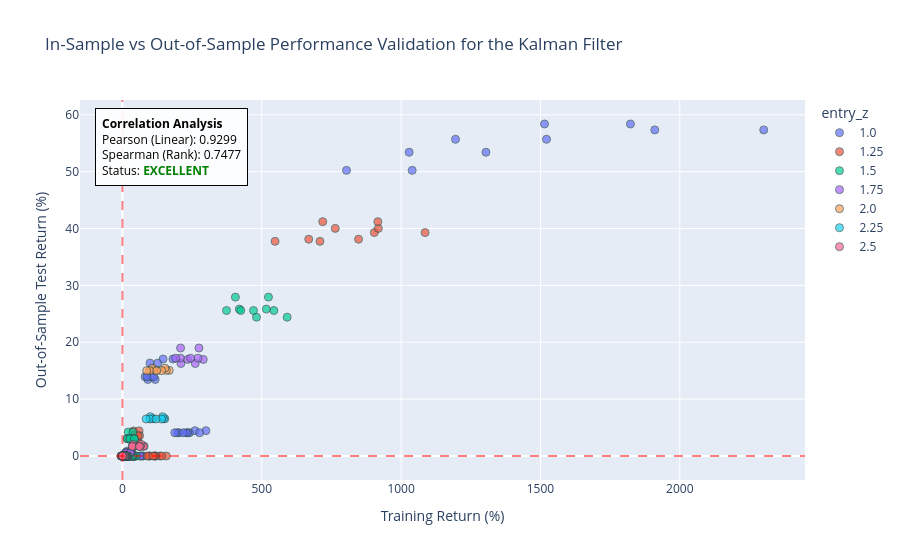

Notebook code cell kept with this figure:
### Code cell
# ==============================================================================
# 1. HYPERPARAMETER GRID FOR KALMAN FILTER STRATEGY
# ==============================================================================
kalman_param_grid = {
    'entry_z': [1.0, 1.25, 1.5, 1.75, 2.0, 2.25, 2.5],
    'exit_z': config['grids']['kalman']['exit_z'],
    'stop_loss_z': config['grids']['kalman']['stop_loss_z'],
    'delta': config['grids']['kalman']['delta'],        
    'obs_variance': config['grids']['kalman']['obs_variance']        
}

# ==============================================================================
# 2. INITIALIZE AND EXECUTE MODULAR BACKTEST
# ==============================================================================
kalman_backtest = PairsBacktest(
    ticker_x=ticker_x,
    ticker_y=ticker_y,
    start_date=str(start_date),
    end_date_train=str(end_date_train),
    start_date_test=str(start_date_test),
    end_date=str(end_date),
    strategy_cls=KalmanZScoreStrategy,
    strategy_param_grid=kalman_param_grid,
    show_heatmaps=True,
    transaction_cost=t_cost,
    compounding=is_compounding,
    target_metric=metric_to_use,
    strategy_name=strategy_name_KF
)

kalman_train_df, kalman_test_df = kalman_backtest.execute_pipeline()

if kalman_train_df is not None:
    print(f"\n EVALUATING IN-SAMPLE REGIMES - {ticker_x} x {ticker_y}")
    evaluate_stationarity_regimes(kalman_train_df, strategy_name_KF, is_compounding)

if kalman_test_df is not None:
    print(f"\n EVALUATING OUT-OF-SAMPLE REGIMES - {ticker_x} x {ticker_y}")
    evaluate_stationarity_regimes(kalman_test_df, strategy_name_KF, is_compounding)

### Figure 1 — Plotly figure (JSON) as saved in the notebook; plotly's stock layout.template omitted (floating-point values rounded to 4 significant figures; data arrays with more than 128 entries replaced by an {"elided": "..."} marker saying what was removed)
{"data": [{"customdata": {"elided": "60x6 mixed values"}, "hovertemplate": "entry_z=%{customdata[1]}<br>Training Return (%)=%{x}<br>Out-of-Sample Test Return (%)=%{y}<br>exit_z=%{customdata[2]}<br>stop_loss_z=%{customdata[3]}<br>delta=%{customdata[4]}<br>obs_variance=%{customdata[5]}<extra></extra>", "legendgroup": "1.0", "marker": {"color": "#636efa", "line": {"color": "DarkSlateGrey", "width": 1}, "opacity": 0.7, "size": 8, "symbol": "circle"}, "mode": "markers", "name": "1.0", "orientation": "v", "showlegend": true, "type": "scatter", "x": [1910.0, 145.9, 260.3, 73.21, 17.34, 10.39, 2301.0, 181.3, 299.7, 73.21, 17.34, 10.39, 1514.0, 98.77, 240.6, 63.98, 16.41, 10.2, 1823.0, 126.2, 277.1, 63.98, 16.41, 10.2, 1195.0, 91.28, 202.5, 46.32, 14.67, 8.598, 1522.0, 117.6, 234.5, 46.32, 14.67, 8.598, 1029.0, 81.33, 197.4, 41.38, 14.67, 8.598, 1305.0, 103.8, 228.8, 41.38, 14.67, 8.598, 804.1, 89.03, 187.7, 38.22, 14.67, 8.598, 1040.0, 112.5, 218.1, 38.22, 14.67, 8.598], "xaxis": "x", "y": [57.34, 17.05, 4.452, 0, 0, 0, 57.34, 17.05, 4.452, 0, 0, 0, 58.38, 16.33, 4.089, 0, 0, 0, 58.38, 16.33, 4.089, 0, 0, 0, 55.69, 13.46, 4.089, 0, 0, 0, 55.69, 13.46, 4.089, 0, 0, 0, 53.41, 13.93, 4.089, 0, 0, 0, 53.41, 13.93, 4.089, 0, 0, 0, 50.22, 13.93, 4.089, 0, 0, 0, 50.22, 13.93, 4.089, 0, 0, 0], "yaxis": "y"}, {"customdata": {"elided": "60x6 mixed values"}, "hovertemplate": "entry_z=%{customdata[1]}<br>Training Return (%)=%{x}<br>Out-of-Sample Test Return (%)=%{y}<br>exit_z=%{customdata[2]}<br>stop_loss_z=%{customdata[3]}<br>delta=%{customdata[4]}<br>obs_variance=%{customdata[5]}<extra></extra>", "legendgroup": "1.25", "marker": {"color": "#EF553B", "line": {"color": "DarkSlateGrey", "width": 1}, "opacity": 0.7, "size": 8, "symbol": "circle"}, "mode": "markers", "name": "1.25", "orientation": "v", "showlegend": true, "type": "scatter", "x": [903.9, 39.8, 133.7, 43.89, 7.47, -0.2598, 1086.0, 59.8, 157.4, 43.89, 7.47, -0.2598, 763.6, 31.69, 118.8, 33.6, 7.281, -0.4326, 918.2, 49.76, 140.9, 33.6, 7.281, -0.4326, 718.7, 36.48, 98.28, 30.05, 5.679, -0.4326, 916.4, 55.24, 118.4, 30.05, 5.679, -0.4326, 668.5, 43.79, 96.03, 24.92, 5.679, -0.4326, 847.3, 61.63, 115.9, 24.92, 5.679, -0.4326, 547.6, 39.01, 90.24, 24.2, 5.679, -0.4326, 708.8, 56.26, 109.5, 24.2, 5.679, -0.4326], "xaxis": "x", "y": [39.28, 4.413, 0, 0, 0, 0, 39.28, 4.413, 0, 0, 0, 0, 40.02, 3.252, 0, 0, 0, 0, 40.02, 3.252, 0, 0, 0, 0, 41.2, 2.637, 0, 0, 0, 0, 41.2, 2.637, 0, 0, 0, 0, 38.12, 3.571, 0, 0, 0, 0, 38.12, 3.571, 0, 0, 0, 0, 37.74, 3.571, 0, 0, 0, 0, 37.74, 3.571, 0, 0, 0, 0], "yaxis": "y"}, {"customdata": {"elided": "60x6 mixed values"}, "hovertemplate": "entry_z=%{customdata[1]}<br>Training Return (%)=%{x}<br>Out-of-Sample Test Return (%)=%{y}<br>exit_z=%{customdata[2]}<br>stop_loss_z=%{customdata[3]}<br>delta=%{customdata[4]}<br>obs_variance=%{customdata[5]}<extra></extra>", "legendgroup": "1.5", "marker": {"color": "#00cc96", "line": {"color": "DarkSlateGrey", "width": 1}, "opacity": 0.7, "size": 8, "symbol": "circle"}, "mode": "markers", "name": "1.5", "orientation": "v", "showlegend": true, "type": "scatter", "x": [481.2, 20.67, 36.12, 22.53, -0.2595, -0.2598, 591.0, 37.79, 49.91, 22.53, -0.2595, -0.2598, 419.4, 16.77, 28.89, 20.19, -0.4348, -0.4326, 516.4, 32.72, 41.94, 20.19, -0.4348, -0.4326, 405.4, 18.18, 23.94, 20.19, -0.4348, -0.4326, 524.0, 34.27, 36.49, 20.19, -0.4348, -0.4326, 424.8, 27.19, 24.06, 19.5, -0.4348, -0.4326, 543.4, 42.81, 36.63, 19.5, -0.4348, -0.4326, 373.5, 26.8, 19.42, 19.5, -0.4348, -0.4326, 470.4, 42.38, 31.51, 19.5, -0.4348, -0.4326], "xaxis": "x", "y": [24.41, 4.201, 0, 0, 0, 0, 24.41, 4.201, 0, 0, 0, 0, 25.83, 3.043, 0, 0, 0, 0, 25.83, 3.043, 0, 0, 0, 0, 27.94, 3.043, 0, 0, 0, 0, 27.94, 3.043, 0, 0, 0, 0, 25.58, 3.043, 0, 0, 0, 0, 25.58, 3.043, 0, 0, 0, 0, 25.58, 3.043, 0, 0, 0, 0, 25.58, 3.043, 0, 0, 0, 0], "yaxis": "y"}, {"customdata": {"elided": "60x6 mixed values"}, "hovertemplate": "entry_z=%{customdata[1]}<br>Training Return (%)=%{x}<br>Out-of-Sample Test Return (%)=%{y}<br>exit_z=%{customdata[2]}<br>stop_loss_z=%{customdata[3]}<br>delta=%{customdata[4]}<br>obs_variance=%{customdata[5]}<extra></extra>", "legendgroup": "1.75", "marker": {"color": "#ab63fa", "line": {"color": "DarkSlateGrey", "width": 1}, "opacity": 0.7, "size": 8, "symbol": "circle"}, "mode": "markers", "name": "1.75", "orientation": "v", "showlegend": true, "type": "scatter", "x": [233.7, 16.23, 11.91, 18.35, 0, 0, 290.0, 32.72, 23.25, 18.35, 0, 0, 209.9, 14.84, 9.805, 16.18, 0, 0, 261.4, 30.53, 20.93, 16.18, 0, 0, 208.6, 10.58, 5.725, 16.18, 0, 0, 274.5, 25.64, 16.43, 16.18, 0, 0, 208.0, 14.06, 5.832, 15.58, 0, 0, 271.0, 28.08, 16.55, 15.58, 0, 0, 191.0, 13.42, 4.689, 15.58, 0, 0, 244.5, 27.36, 15.29, 15.58, 0, 0], "xaxis": "x", "y": [16.98, 0.8303, 0, 0, 0, 0, 16.98, 0.8303, 0, 0, 0, 0, 16.27, 0.5847, 0, 0, 0, 0, 16.27, 0.5847, 0, 0, 0, 0, 18.99, 0.5847, 0, 0, 0, 0, 18.99, 0.5847, 0, 0, 0, 0, 17.19, 0.5847, 0, 0, 0, 0, 17.19, 0.5847, 0, 0, 0, 0, 17.19, 0.5847, 0, 0, 0, 0, 17.19, 0.5847, 0, 0, 0, 0], "yaxis": "y"}, {"customdata": {"elided": "60x6 mixed values"}, "hovertemplate": "entry_z=%{customdata[1]}<br>Training Return (%)=%{x}<br>Out-of-Sample Test Return (%)=%{y}<br>exit_z=%{customdata[2]}<br>stop_loss_z=%{customdata[3]}<br>delta=%{customdata[4]}<br>obs_variance=%{customdata[5]}<extra></extra>", "legendgroup": "2.0", "marker": {"color": "#FFA15A", "line": {"color": "DarkSlateGrey", "width": 1}, "opacity": 0.7, "size": 8, "symbol": "circle"}, "mode": "markers", "name": "2.0", "orientation": "v", "showlegend": true, "type": "scatter", "x": [122.3, 4.988, 4.802, 13.98, 0, 0, 168.0, 20.86, 15.41, 13.98, 0, 0, 113.8, 4.776, 5.485, 11.89, 0, 0, 157.4, 18.87, 16.17, 11.89, 0, 0, 106.6, 4.043, 2.098, 11.89, 0, 0, 152.6, 17.99, 12.44, 11.89, 0, 0, 98.2, 4.297, 2.584, 11.32, 0, 0, 140.5, 16.44, 12.97, 11.32, 0, 0, 87.03, 3.724, 2.122, 11.32, 0, 0, 123.0, 15.8, 12.46, 11.32, 0, 0], "xaxis": "x", "y": [15.06, 0, 0, 0, 0, 0, 15.06, 0, 0, 0, 0, 0, 15.06, 0, 0, 0, 0, 0, 15.06, 0, 0, 0, 0, 0, 15.44, 0, 0, 0, 0, 0, 15.44, 0, 0, 0, 0, 0, 15.01, 0, 0, 0, 0, 0, 15.01, 0, 0, 0, 0, 0, 15.01, 0, 0, 0, 0, 0, 15.01, 0, 0, 0, 0, 0], "yaxis": "y"}, {"customdata": {"elided": "60x6 mixed values"}, "hovertemplate": "entry_z=%{customdata[1]}<br>Training Return (%)=%{x}<br>Out-of-Sample Test Return (%)=%{y}<br>exit_z=%{customdata[2]}<br>stop_loss_z=%{customdata[3]}<br>delta=%{customdata[4]}<br>obs_variance=%{customdata[5]}<extra></extra>", "legendgroup": "2.25", "marker": {"color": "#19d3f3", "line": {"color": "DarkSlateGrey", "width": 1}, "opacity": 0.7, "size": 8, "symbol": "circle"}, "mode": "markers", "name": "2.25", "orientation": "v", "showlegend": true, "type": "scatter", "x": [109.6, -2.011, 5.819, 13.98, 0, 0, 152.3, 12.8, 16.53, 13.98, 0, 0, 106.4, -1.148, 6.509, 11.89, 0, 0, 148.2, 12.15, 17.29, 11.89, 0, 0, 99.83, -1.148, 3.089, 11.89, 0, 0, 144.0, 12.1, 13.53, 11.89, 0, 0, 98.09, -1.148, 2.557, 11.32, 0, 0, 140.2, 10.36, 12.94, 11.32, 0, 0, 85.04, -1.692, 2.557, 11.32, 0, 0, 120.3, 9.751, 12.94, 11.32, 0, 0], "xaxis": "x", "y": [6.555, 0, 0, 0, 0, 0, 6.555, 0, 0, 0, 0, 0, 6.555, 0, 0, 0, 0, 0, 6.555, 0, 0, 0, 0, 0, 6.907, 0, 0, 0, 0, 0, 6.907, 0, 0, 0, 0, 0, 6.51, 0, 0, 0, 0, 0, 6.51, 0, 0, 0, 0, 0, 6.51, 0, 0, 0, 0, 0, 6.51, 0, 0, 0, 0, 0], "yaxis": "y"}, {"customdata": {"elided": "60x6 mixed values"}, "hovertemplate": "entry_z=%{customdata[1]}<br>Training Return (%)=%{x}<br>Out-of-Sample Test Return (%)=%{y}<br>exit_z=%{customdata[2]}<br>stop_loss_z=%{customdata[3]}<br>delta=%{customdata[4]}<br>obs_variance=%{customdata[5]}<extra></extra>", "legendgroup": "2.5", "marker": {"color": "#FF6692", "line": {"color": "DarkSlateGrey", "width": 1}, "opacity": 0.7, "size": 8, "symbol": "circle"}, "mode": "markers", "name": "2.5", "orientation": "v", "showlegend": true, "type": "scatter", "x": [44.18, -2.335, -3.739, 0, 0, 0, 77.79, 12.43, 6.009, 0, 0, 0, 42.16, -2.335, -3.739, 0, 0, 0, 75.11, 10.8, 6.009, 0, 0, 0, 37.32, -2.335, -3.739, 0, 0, 0, 67.0, 10.76, 6.009, 0, 0, 0, 35.84, -2.335, -4.236, 0, 0, 0, 64.02, 9.032, 5.461, 0, 0, 0, 35.18, -2.335, -4.236, 0, 0, 0, 60.27, 9.032, 5.461, 0, 0, 0], "xaxis": "x", "y": [1.715, 0, 0, 0, 0, 0, 1.715, 0, 0, 0, 0, 0, 1.715, 0, 0, 0, 0, 0, 1.715, 0, 0, 0, 0, 0, 2.052, 0, 0, 0, 0, 0, 2.052, 0, 0, 0, 0, 0, 1.672, 0, 0, 0, 0, 0, 1.672, 0, 0, 0, 0, 0, 1.672, 0, 0, 0, 0, 0, 1.672, 0, 0, 0, 0, 0], "yaxis": "y"}], "layout": {"annotations": [{"align": "left", "bgcolor": "rgba(255, 255, 255, 0.9)", "bordercolor": "black", "borderpad": 6, "borderwidth": 1, "font": {"color": "black", "size": 12}, "showarrow": false, "text": "<b>Correlation Analysis</b><br>Pearson (Linear): 0.9299<br>Spearman (Rank): 0.7477<br>Status: <span style='color:green'><b>EXCELLENT</b></span>", "x": 0.02, "xref": "paper", "y": 0.98, "yref": "paper"}], "legend": {"title": {"text": "entry_z"}, "tracegroupgap": 0}, "shapes": [{"line": {"color": "red", "dash": "dash"}, "opacity": 0.5, "type": "line", "x0": 0, "x1": 1, "xref": "x domain", "y0": 0, "y1": 0, "yref": "y"}, {"line": {"color": "red", "dash": "dash"}, "opacity": 0.5, "type": "line", "x0": 0, "x1": 0, "xref": "x", "y0": 0, "y1": 1, "yref": "y domain"}], "title": {"text": "In-Sample vs Out-of-Sample Performance Validation for the Kalman Filter"}, "xaxis": {"anchor": "y", "domain": [0, 1], "title": {"text": "Training Return (%)"}}, "yaxis": {"anchor": "x", "domain": [0, 1], "title": {"text": "Out-of-Sample Test Return (%)"}}}}
